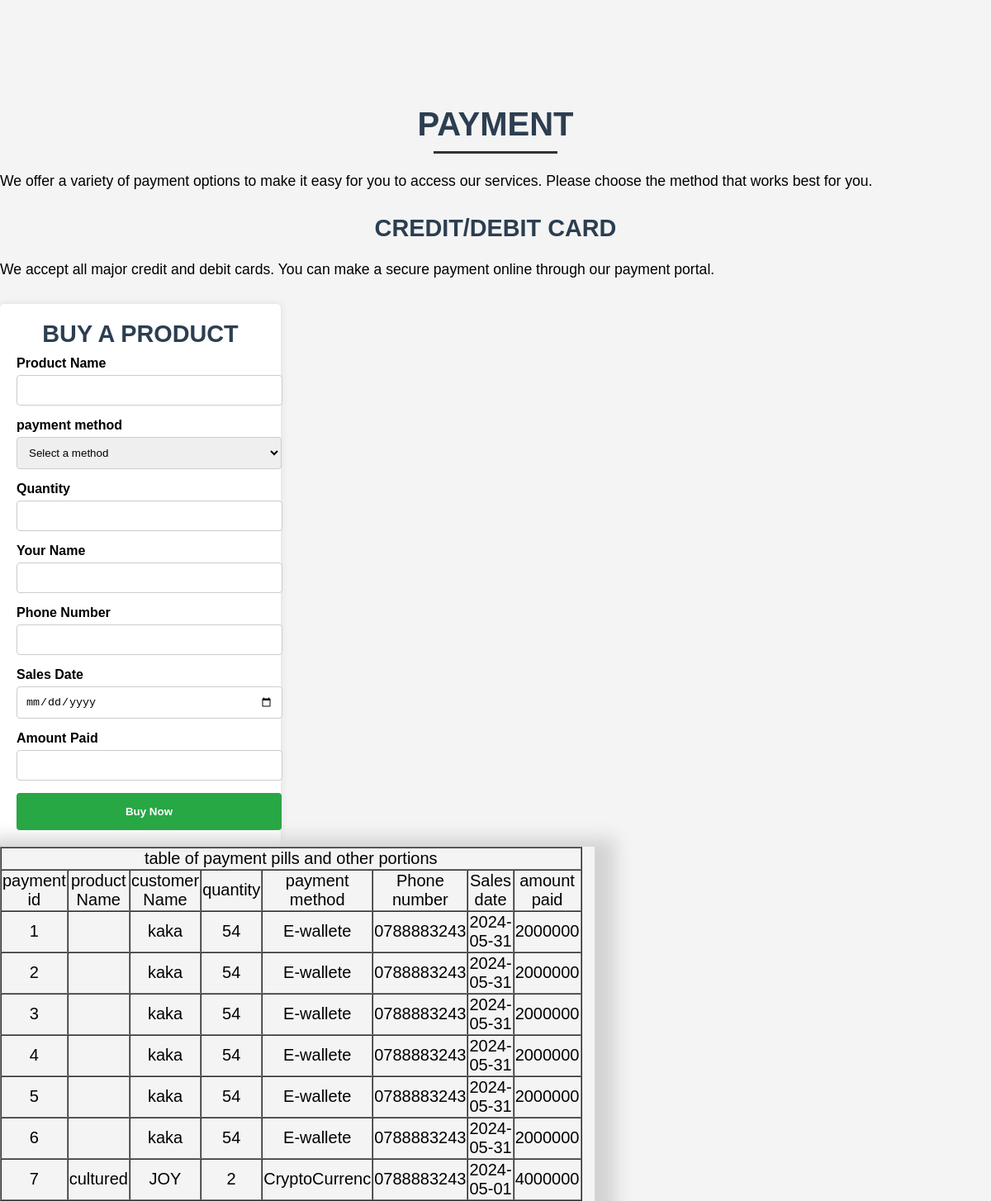
The app's page /payment.php with its own data.
### tables this page shows
CREATE TABLE `sales` (
  `salesID` int(7) NOT NULL,
  `product_name` varchar(123) NOT NULL,
  `payment` varchar(13) NOT NULL,
  `quantity` varchar(32) NOT NULL,
  `customerName` varchar(32) DEFAULT NULL,
  `phoneNumber` varchar(13) DEFAULT NULL,
  `salesDate` date DEFAULT NULL,
  `AmountPaid` int(32) NOT NULL
);

### payment.php (the view, shortened to what this page needs)
<!DOCTYPE html>
<html>
<head>
</head>
<body>
    <br><br><br><br><br><br>
<div class="payment">
    <div class="payment-method">
        <h1>Payment</h1>
        <p>We offer a variety of payment options to make it easy for you to access our services. Please choose the method that works best for you.</p>
            <div class="payment-method">
                <h2>Credit/Debit Card</h2>
                <p>We accept all major credit and debit cards. You can make a secure payment online through our payment portal.</p>
            </div>
 <div class="container">
        <h2>Buy a Product</h2>
        <form action="" method="post">
            <label for="product-name">Product Name</label>
            <input type="text" id="product_name" name="product_name" required>
            <label for="category">payment method</label>
            <select id="category" name="category" required>
                <option value="">Select a method</option>
            </select>
            <label for="quantity">Quantity</label>
            <input type="number" id="quantity" name="quantity" min="1" required>
            <label for="name">Your Name</label>
            <input type="text" id="name" name="name" required>
            <label for="phone">Phone Number</label>
            <input type="tel" id="phone" name="phone" required>
            <label for="date">Sales Date</label>
            <input type="date" id="date" name="date" required>
            <label for="amount">Amount Paid</label>
            <input type="text" id="amount" name="amount" required>
            <input type="submit" name="send" value="Buy Now">
        </form>
    </div>
            <div class="t">
          <table border="1" cellspacing="0">
            <tr>
                <td colspan="8">table of payment pills and other portions</td>
            </tr>
            <tr>
                <td>payment id</td>
                <td>product Name</td>
                <td>customer Name</td>
                <td>quantity</td>
                <td>payment method</td>
                <td>Phone number</td>
                <td>Sales date</td>
                <td>amount paid</td>
            </tr>
            <tr>
              <?php
               $db= new mysqli('localhost','root','','ockello_art_gallery');
            $se="SELECT * FROM sales";
            $checks=mysqli_query($db,$se);
              ?>
            <?php while ($row=mysqli_fetch_assoc($checks)) { ?>
                <td><?php echo $row['salesID']; ?></td>
                <td><?php echo $row['product_name']; ?></td>
                <td><?php echo $row['customerName']; ?></td>
                <td><?php echo $row['quantity']; ?></td>
                <td><?php echo $row['payment']; ?></td>
                <td><?php echo $row['phoneNumber']; ?></td>
                <td><?php echo $row['salesDate']; ?></td>
                <td><?php echo $row['AmountPaid']; ?></td>
            </tr>
        <?php } ?>
        </table></div></div>
</body>
</html>

### payment.php (style rules this page uses)
body { font-family: Arial, sans-serif; background-color: #f4f4f4; display: block; justify-content: center; align-items: center; height: 100vh; margin: 0; }
.container { background-color: #fff; padding: 20px; border-radius: 5px; box-shadow: 0 0 10px rgba(0, 0, 0, 0.1); width: 300px; }
h2 { text-align: center; margin-bottom: 20px; }
form { display: flex; flex-direction: column; }
label { margin-bottom: 5px; font-weight: bold; }
input[type="text"], input[type="number"], input[type="email"], input[type="tel"], input[type="date"], select, textarea { padding: 10px; margin-bottom: 15px; border: 1px solid #ccc; border-radius: 4px; width: 100%; }
select,option { width: 107%; }
input[type="submit"] { padding: 15px; background-color: #28a745; border: none; border-radius: 4px; color: #fff; font-weight: bold; cursor: pointer; width: 107%; }
table { width: 40%; }
.t { width: 60%; padding-right: -40px; font-size: 20px; text-align: center; box-shadow: 5px 10px 20px 20px lightgrey; }
h1, h2 { color: #2c3e50; text-transform: uppercase; font-weight: 700; margin: 0 0 10px; }
h1 { font-size: 2.5em; text-align: center; margin-top: 20px; }
h1:after { content: ''; background: #333; display: block; height: 3px; width: 150px; margin: 10px auto; }
h2 { font-size: 1.8em; }
p { font-size: 1.1rem; line-height: 1.8; margin-bottom: 25px; }

### records on screen
sales: salesID "1", customerName "kaka", quantity "54", payment "E-wallete", phoneNumber "0788883243", salesDate "2024-05-31", AmountPaid "2000000"
sales: salesID "2", customerName "kaka", quantity "54", payment "E-wallete", phoneNumber "0788883243", salesDate "2024-05-31", AmountPaid "2000000"
sales: salesID "3", customerName "kaka", quantity "54", payment "E-wallete", phoneNumber "0788883243", salesDate "2024-05-31", AmountPaid "2000000"
sales: salesID "4", customerName "kaka", quantity "54", payment "E-wallete", phoneNumber "0788883243", salesDate "2024-05-31", AmountPaid "2000000"
sales: salesID "5", customerName "kaka", quantity "54", payment "E-wallete", phoneNumber "0788883243", salesDate "2024-05-31", AmountPaid "2000000"
sales: salesID "6", customerName "kaka", quantity "54", payment "E-wallete", phoneNumber "0788883243", salesDate "2024-05-31", AmountPaid "2000000"
sales: salesID "7", product_name "cultured", customerName "JOY", quantity "2", payment "CryptoCurrenc", phoneNumber "0788883243", salesDate "2024-05-01", AmountPaid "4000000"
